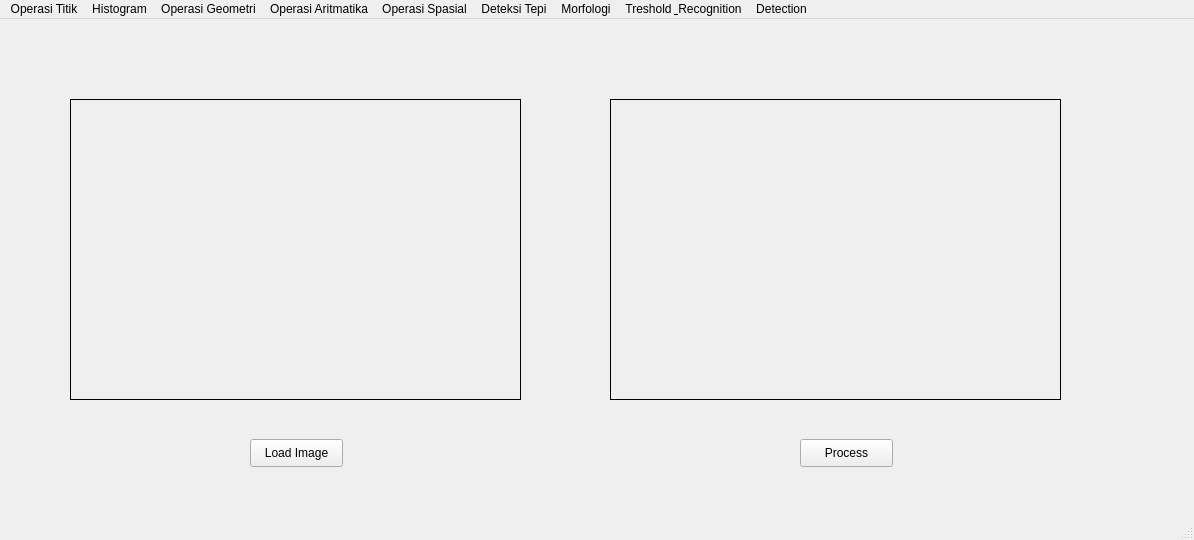
<?xml version="1.0" encoding="UTF-8"?>
<ui version="4.0">
 <class>MainWindow</class>
 <widget class="QMainWindow" name="MainWindow">
  <property name="geometry">
   <rect>
    <x>0</x>
    <y>0</y>
    <width>1194</width>
    <height>540</height>
   </rect>
  </property>
  <property name="windowTitle">
   <string>MainWindow</string>
  </property>
  <widget class="QWidget" name="centralwidget">
   <widget class="QPushButton" name="grayButton">
    <property name="geometry">
     <rect>
      <x>800</x>
      <y>420</y>
      <width>93</width>
      <height>28</height>
     </rect>
    </property>
    <property name="text">
     <string>Process</string>
    </property>
   </widget>
   <widget class="QLabel" name="hasilLabel">
    <property name="geometry">
     <rect>
      <x>610</x>
      <y>80</y>
      <width>451</width>
      <height>301</height>
     </rect>
    </property>
    <property name="frameShape">
     <enum>QFrame::Box</enum>
    </property>
    <property name="text">
     <string/>
    </property>
   </widget>
   <widget class="QPushButton" name="loadButton">
    <property name="geometry">
     <rect>
      <x>250</x>
      <y>420</y>
      <width>93</width>
      <height>28</height>
     </rect>
    </property>
    <property name="text">
     <string>Load Image</string>
    </property>
   </widget>
   <widget class="QLabel" name="imgLabel">
    <property name="geometry">
     <rect>
      <x>70</x>
      <y>80</y>
      <width>451</width>
      <height>301</height>
     </rect>
    </property>
    <property name="frameShape">
     <enum>QFrame::Box</enum>
    </property>
    <property name="text">
     <string/>
    </property>
   </widget>
   <widget class="QLabel" name="label">
    <property name="geometry">
     <rect>
      <x>460</x>
      <y>400</y>
      <width>81</width>
      <height>16</height>
     </rect>
    </property>
    <property name="text">
     <string/>
    </property>
   </widget>
   <widget class="QLabel" name="label_2">
    <property name="geometry">
     <rect>
      <x>460</x>
      <y>440</y>
      <width>55</width>
      <height>16</height>
     </rect>
    </property>
    <property name="text">
     <string/>
    </property>
   </widget>
  </widget>
  <widget class="QMenuBar" name="menubar">
   <property name="geometry">
    <rect>
     <x>0</x>
     <y>0</y>
     <width>1194</width>
     <height>26</height>
    </rect>
   </property>
   <widget class="QMenu" name="menuOperasi_Titik">
    <property name="title">
     <string>Operasi Titik</string>
    </property>
    <addaction name="actionOperasi_Pencerahan"/>
    <addaction name="actionSimple_Contrast"/>
    <addaction name="actionContrast_Streching"/>
    <addaction name="actionNegative_Image"/>
    <addaction name="actionBiner"/>
   </widget>
   <widget class="QMenu" name="menuHistogram">
    <property name="title">
     <string>Histogram</string>
    </property>
    <addaction name="separator"/>
    <addaction name="actionGrayscale"/>
    <addaction name="actionRGB"/>
    <addaction name="actionEqualization"/>
   </widget>
   <widget class="QMenu" name="menuOperasi_Geometri">
    <property name="title">
     <string>Operasi Geometri</string>
    </property>
    <widget class="QMenu" name="menuRotate">
     <property name="title">
      <string>Rotate</string>
     </property>
     <addaction name="actionRotate_45"/>
     <addaction name="actionRotate_46"/>
     <addaction name="actionRotate_90"/>
     <addaction name="actionRotate_91"/>
     <addaction name="actionRotate_180"/>
    </widget>
    <widget class="QMenu" name="menuZoom">
     <property name="title">
      <string>Zoom</string>
     </property>
     <addaction name="actionZoom_in"/>
     <addaction name="actionZoom_Out"/>
    </widget>
    <addaction name="actionTranslasi"/>
    <addaction name="menuRotate"/>
    <addaction name="menuZoom"/>
    <addaction name="actionDimension"/>
    <addaction name="actionCrop"/>
   </widget>
   <widget class="QMenu" name="menuOperasi_Aritmatika">
    <property name="title">
     <string>Operasi Aritmatika</string>
    </property>
    <widget class="QMenu" name="menuArithmatic">
     <property name="title">
      <string>Arithmatic</string>
     </property>
     <addaction name="actionAdd"/>
     <addaction name="actionSubstract"/>
    </widget>
    <widget class="QMenu" name="menuBoolean">
     <property name="title">
      <string>Boolean</string>
     </property>
     <addaction name="actionAnd"/>
     <addaction name="actionOr"/>
     <addaction name="actionNot"/>
     <addaction name="actionXor"/>
    </widget>
    <addaction name="menuArithmatic"/>
    <addaction name="menuBoolean"/>
   </widget>
   <widget class="QMenu" name="menuOperasi_Spasial">
    <property name="title">
     <string>Operasi Spasial</string>
    </property>
    <widget class="QMenu" name="menuSharpening">
     <property name="title">
      <string>Sharpening</string>
     </property>
     <addaction name="actionI"/>
     <addaction name="actionII"/>
     <addaction name="actionIII"/>
     <addaction name="actionIV"/>
     <addaction name="actionV"/>
     <addaction name="actionVI"/>
    </widget>
    <addaction name="action2D_Convolusion"/>
    <addaction name="actionMean_Filter"/>
    <addaction name="actionGauss_Filter"/>
    <addaction name="menuSharpening"/>
    <addaction name="actionMedian_Filter"/>
    <addaction name="actionMax_Filter"/>
    <addaction name="actionMin_Filter"/>
   </widget>
   <widget class="QMenu" name="menuDeteksi_Tepi">
    <property name="title">
     <string>Deteksi Tepi</string>
    </property>
    <addaction name="actionSobel"/>
    <addaction name="actionCanny"/>
   </widget>
   <widget class="QMenu" name="menuMorfologi">
    <property name="title">
     <string>Morfologi</string>
    </property>
    <addaction name="actionDilasi"/>
    <addaction name="actionErosi"/>
    <addaction name="actionOpening"/>
    <addaction name="actionClosing"/>
   </widget>
   <widget class="QMenu" name="menuTreshold_Recognition">
    <property name="title">
     <string>Treshold &amp; Recognition</string>
    </property>
    <widget class="QMenu" name="menuGlobal_Tresholding">
     <property name="title">
      <string>Global Tresholding</string>
     </property>
     <addaction name="actionBinary"/>
     <addaction name="actionBinary_Invers"/>
     <addaction name="actionTrunc"/>
     <addaction name="actionZero"/>
     <addaction name="actionZero_Invers"/>
    </widget>
    <widget class="QMenu" name="menuLocal_Adaptive_Tresholding">
     <property name="title">
      <string>Local / Adaptive Tresholding</string>
     </property>
     <addaction name="actionMean"/>
     <addaction name="actionOtsu"/>
     <addaction name="actionGaussian"/>
    </widget>
    <addaction name="menuGlobal_Tresholding"/>
    <addaction name="menuLocal_Adaptive_Tresholding"/>
    <addaction name="actionCountour_Image"/>
   </widget>
   <widget class="QMenu" name="menuDetection">
    <property name="title">
     <string>Detection</string>
    </property>
    <addaction name="actionColor_Tracking"/>
    <addaction name="actionColor_Picker"/>
    <addaction name="actionObject_Detection"/>
   </widget>
   <addaction name="menuOperasi_Titik"/>
   <addaction name="menuHistogram"/>
   <addaction name="menuOperasi_Geometri"/>
   <addaction name="menuOperasi_Aritmatika"/>
   <addaction name="menuOperasi_Spasial"/>
   <addaction name="menuDeteksi_Tepi"/>
   <addaction name="menuMorfologi"/>
   <addaction name="menuTreshold_Recognition"/>
   <addaction name="menuDetection"/>
  </widget>
  <widget class="QStatusBar" name="statusbar"/>
  <action name="actionOperasi_Pencerahan">
   <property name="text">
    <string>Operasi Pencerahan</string>
   </property>
  </action>
  <action name="actionSimple_Contrast">
   <property name="text">
    <string>Simple Contrast</string>
   </property>
  </action>
  <action name="actionContrast_Streching">
   <property name="text">
    <string>Contrast Streching</string>
   </property>
  </action>
  <action name="actionNegative_Image">
   <property name="text">
    <string>Negative Image</string>
   </property>
  </action>
  <action name="actionBiner">
   <property name="text">
    <string>Biner</string>
   </property>
  </action>
  <action name="actionGrayscale">
   <property name="text">
    <string>Grayscale</string>
   </property>
  </action>
  <action name="actionRGB">
   <property name="text">
    <string>RGB</string>
   </property>
  </action>
  <action name="actionEqualization">
   <property name="text">
    <string>Equalization</string>
   </property>
  </action>
  <action name="actionTranslasi">
   <property name="text">
    <string>Translation</string>
   </property>
  </action>
  <action name="actionRotate_45">
   <property name="text">
    <string>Rotate 45</string>
   </property>
  </action>
  <action name="actionRotate_46">
   <property name="text">
    <string>Rotate -45</string>
   </property>
  </action>
  <action name="actionRotate_90">
   <property name="text">
    <string>Rotate 90</string>
   </property>
  </action>
  <action name="actionRotate_91">
   <property name="text">
    <string>Rotate -90</string>
   </property>
  </action>
  <action name="actionRotate_180">
   <property name="text">
    <string>Rotate 180</string>
   </property>
  </action>
  <action name="actionZoom_in">
   <property name="text">
    <string>Zoom in</string>
   </property>
  </action>
  <action name="actionZoom_Out">
   <property name="text">
    <string>Zoom Out</string>
   </property>
  </action>
  <action name="actionDimension">
   <property name="text">
    <string>Dimension</string>
   </property>
  </action>
  <action name="actionCrop">
   <property name="text">
    <string>Crop</string>
   </property>
  </action>
  <action name="actionAdd">
   <property name="text">
    <string>Add</string>
   </property>
  </action>
  <action name="actionSubstract">
   <property name="text">
    <string>Substract</string>
   </property>
  </action>
  <action name="actionAnd">
   <property name="text">
    <string>And</string>
   </property>
  </action>
  <action name="actionOr">
   <property name="text">
    <string>Or</string>
   </property>
  </action>
  <action name="actionNot">
   <property name="text">
    <string>Not</string>
   </property>
  </action>
  <action name="actionXor">
   <property name="text">
    <string>Xor</string>
   </property>
  </action>
  <action name="action2D_Convolusion">
   <property name="text">
    <string>2D Convolusion</string>
   </property>
  </action>
  <action name="actionMean_Filter">
   <property name="text">
    <string>Mean Filter</string>
   </property>
  </action>
  <action name="actionGauss_Filter">
   <property name="text">
    <string>Gauss Filter</string>
   </property>
  </action>
  <action name="actionI">
   <property name="text">
    <string>I</string>
   </property>
  </action>
  <action name="actionII">
   <property name="text">
    <string>II</string>
   </property>
  </action>
  <action name="actionIII">
   <property name="text">
    <string>III</string>
   </property>
  </action>
  <action name="actionIV">
   <property name="text">
    <string>IV</string>
   </property>
  </action>
  <action name="actionV">
   <property name="text">
    <string>V</string>
   </property>
  </action>
  <action name="actionVI">
   <property name="text">
    <string>VI</string>
   </property>
  </action>
  <action name="actionMedian_Filter">
   <property name="text">
    <string>Median Filter</string>
   </property>
  </action>
  <action name="actionMax_Filter">
   <property name="text">
    <string>Max Filter</string>
   </property>
  </action>
  <action name="actionMin_Filter">
   <property name="text">
    <string>Min Filter</string>
   </property>
  </action>
  <action name="actionSobel">
   <property name="text">
    <string>Sobel</string>
   </property>
  </action>
  <action name="actionCanny">
   <property name="text">
    <string>Canny</string>
   </property>
  </action>
  <action name="actionDilasi">
   <property name="text">
    <string>Dilasi</string>
   </property>
  </action>
  <action name="actionErosi">
   <property name="text">
    <string>Erosi</string>
   </property>
  </action>
  <action name="actionOpening">
   <property name="text">
    <string>Opening</string>
   </property>
  </action>
  <action name="actionClosing">
   <property name="text">
    <string>Closing</string>
   </property>
  </action>
  <action name="actionCountour_Image">
   <property name="text">
    <string>Countour Image</string>
   </property>
  </action>
  <action name="actionBinary">
   <property name="text">
    <string>Binary</string>
   </property>
  </action>
  <action name="actionBinary_Invers">
   <property name="text">
    <string>Binary Invers</string>
   </property>
  </action>
  <action name="actionTrunc">
   <property name="text">
    <string>Trunc</string>
   </property>
  </action>
  <action name="actionZero">
   <property name="text">
    <string>Zero</string>
   </property>
  </action>
  <action name="actionZero_Invers">
   <property name="text">
    <string>Zero Invers</string>
   </property>
  </action>
  <action name="actionMean">
   <property name="text">
    <string>Mean</string>
   </property>
  </action>
  <action name="actionOtsu">
   <property name="text">
    <string>Otsu</string>
   </property>
  </action>
  <action name="actionGaussian">
   <property name="text">
    <string>Gaussian</string>
   </property>
  </action>
  <action name="actionColor_Tracking">
   <property name="text">
    <string>Color Tracking</string>
   </property>
  </action>
  <action name="actionColor_Picker">
   <property name="text">
    <string>Color Picker</string>
   </property>
  </action>
  <action name="actionObject_Detection">
   <property name="text">
    <string>Object Detection</string>
   </property>
  </action>
 </widget>
 <resources/>
 <connections/>
</ui>
